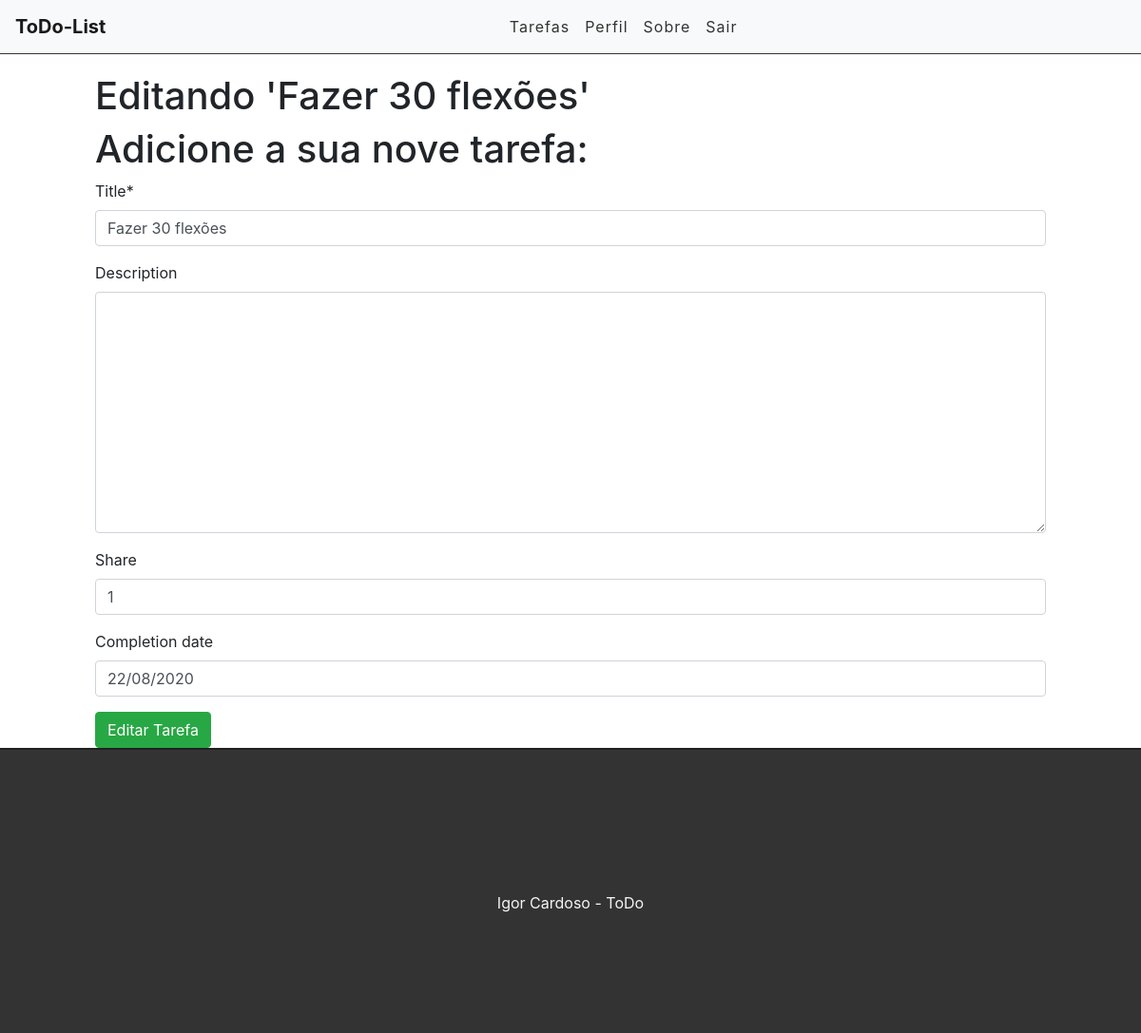
Page /edit/20 (signed in) on the committed database.
### tasks/models.py (models this page shows, shortened)
class Task(models.Model):
	STATUS = (
		('fazendo', 'Fazendo'),
		('feito', 'Feito')
	)
	title = models.CharField(max_length=255)
	description = models.TextField(blank=True)
	done = models.CharField(
		max_length=7, # Tamanho da entrada
		choices=STATUS,
	)
	user = models.ForeignKey(get_user_model(), on_delete=models.CASCADE) # Id do usuário
	share = models.CharField(blank=True, max_length=25)
	completion_date = models.DateField(blank=True)
	created_at = models.DateTimeField(auto_now_add=True)
	update_at = models.DateTimeField(auto_now=True)

### tasks/views.py (the view)
# urls.py: path('edit/<int:id>', views.editTasks, name='edit-task'),
@login_required
def editTasks(request, id):
	task = get_object_or_404(Task, pk=id)
	form = TaskForm(instance=task) # Para puxar o formulário. No instance=task deixar o form prepopulado
	if request.method == 'POST':
		form = TaskForm(request.POST, instance=task) # instance=task para saber qual form está sendo alterado
		if form.is_valid(): # Se o formulário for válido
			task.save()
			messages.info(request, 'Tarefa editada com sucesso!')	# Mensagem enviada para o front-end
			return redirect('/')
		else:
			return render(request, 'tasks/edittask.html', {'form':form, 'task':task})	# Volta para mesma página, em caso de erro
	else:
		return render(request, 'tasks/edittask.html', {'form':form, 'task':task})

### tasks/forms.py
class TaskForm(forms.ModelForm):
	class Meta:
		model = Task
		fields = ('title', 'description', 'share', 'completion_date')

### tasks/templates/tasks/edittask.html (shortened to what this page needs)
{% extends 'base.html' %}
{% load crispy_forms_tags %}
{% block content %}
<div class="offset-1 col-10 list-div">
	<h1>Editando '{{task.title}}'</h1>
	<h1>Adicione a sua nove tarefa:</h1>
	<form method="POST">
		{{ form|crispy }}
		<input type="submit" class="btn btn-success" value="Editar Tarefa">
	</form>
</div>
{% endblock %}

### tasks/static/css/styles.css (style rules this page uses)
.list-div { padding: 0; }

### rows in the picture
Task: title "Fazer 30 flexões", share "1", completion_date "22/08/2020"
